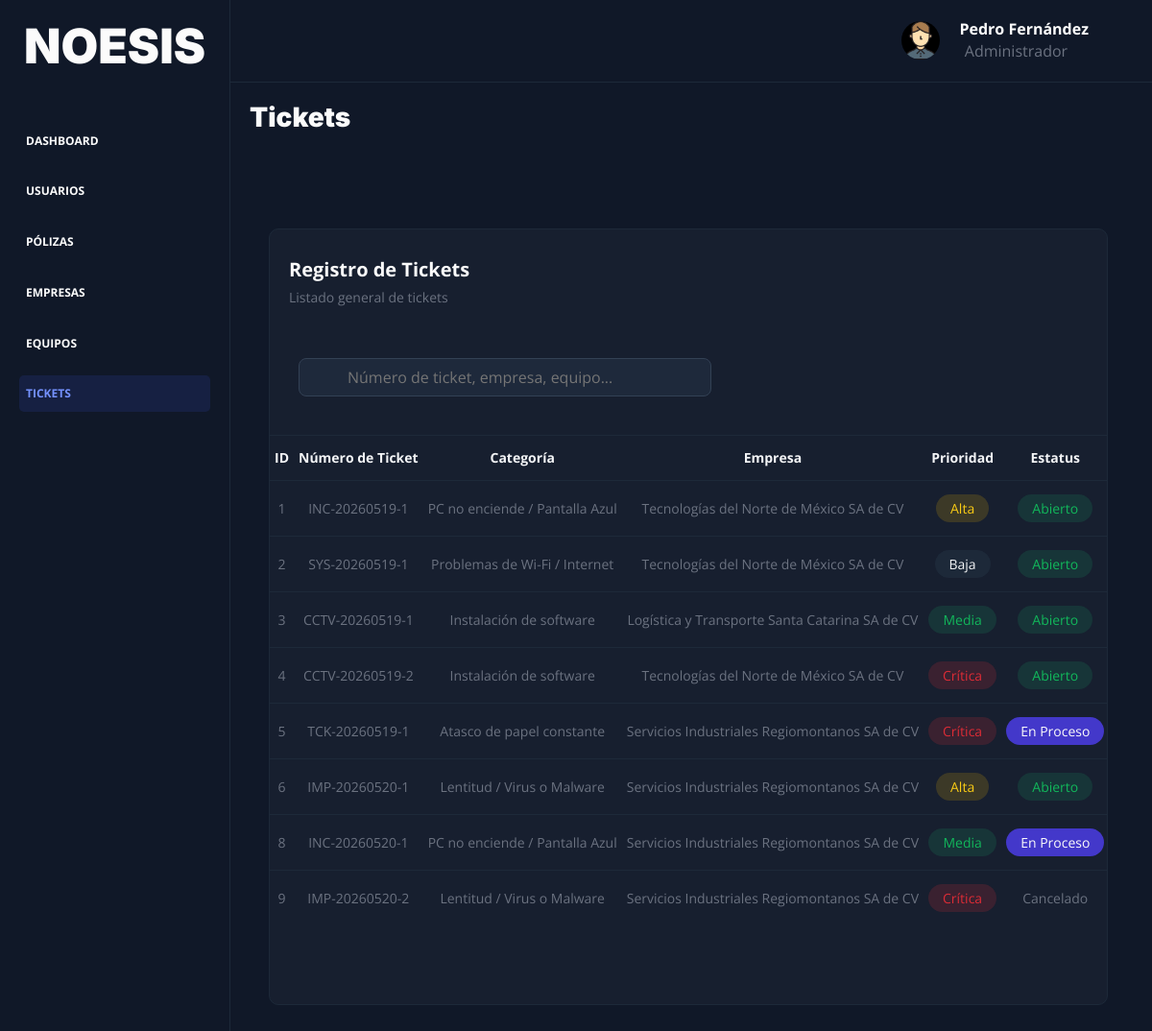
/tickets (signed in), run on an earlier commit of the app's database.
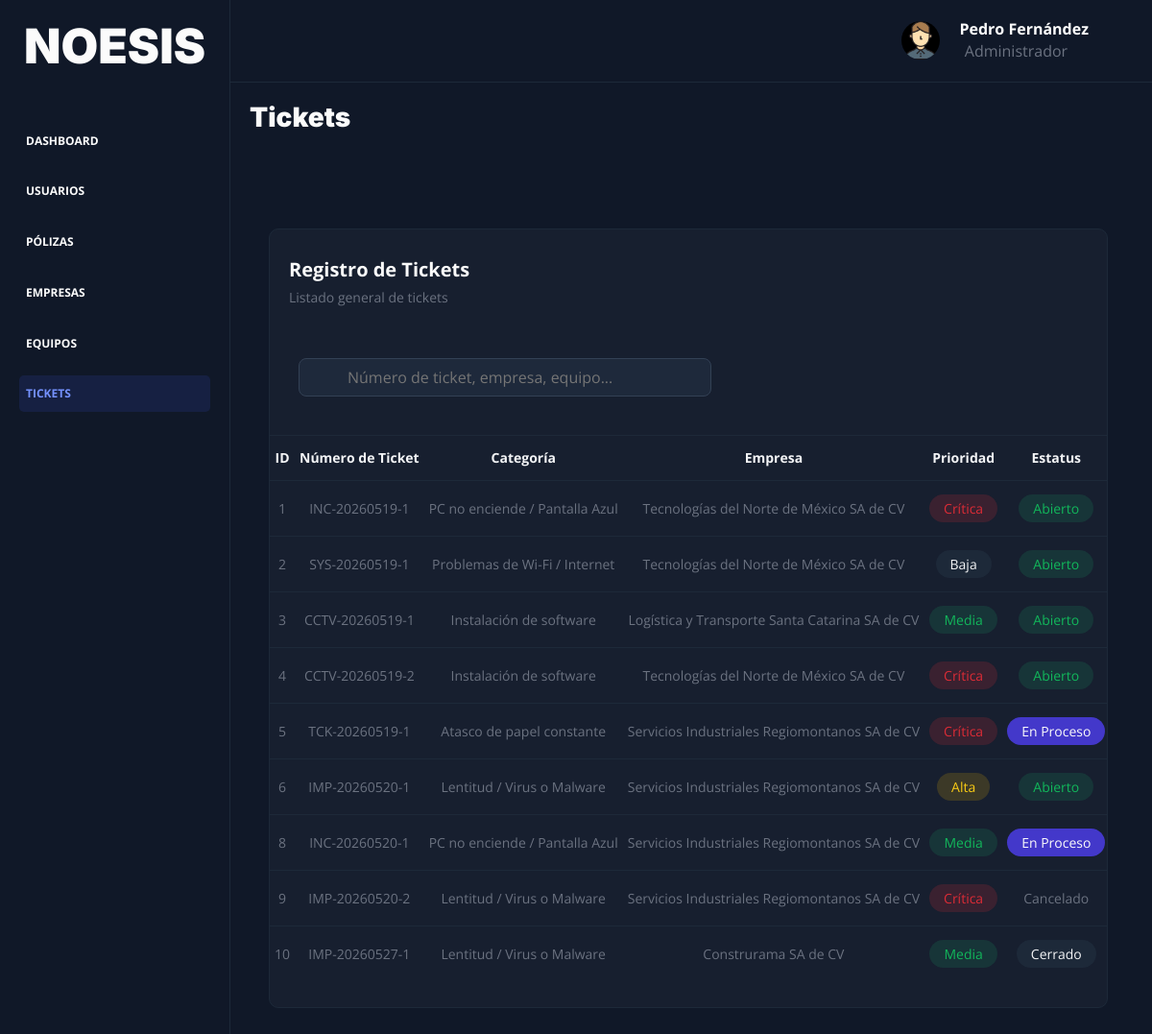
And on a later commit of the database.
### tables this page shows
CREATE TABLE `ticket` (
  `id` int NOT NULL AUTO_INCREMENT,
  `id_cliente` int DEFAULT NULL,
  `id_trabajador` int DEFAULT NULL,
  `id_equipo` int DEFAULT NULL,
  `id_empresa` int DEFAULT NULL,
  `id_categoria` int DEFAULT NULL,
  `numero_ticket` varchar(45) DEFAULT NULL,
  `prioridad` enum('Baja','Media','Alta','Crítica') DEFAULT 'Baja',
  `estatus` enum('Abierto','En Proceso','Cerrado','Cancelado') DEFAULT 'Abierto',
  `descripcion` varchar(255) DEFAULT NULL,
  `ruta_evidencia` varchar(100) DEFAULT NULL,
  `fecha_inicio` datetime DEFAULT CURRENT_TIMESTAMP,
  `fecha_actualizacion` datetime DEFAULT NULL,
  `fecha_final` datetime DEFAULT NULL,
  PRIMARY KEY (`id`),
  KEY `id_empresa_FK_idx` (`id_empresa`),
  KEY `id_ticket_cliente_FK` (`id_cliente`),
  KEY `id_ticket_trabajador_FK` (`id_trabajador`),
  KEY `id_ticket_equipo_FK` (`id_equipo`),
  KEY `id_ticket_categoria_FK_idx` (`id_categoria`),
  CONSTRAINT `id_ticket_categoria_FK` FOREIGN KEY (`id_categoria`) REFERENCES `ticket_categoria` (`id`),
  CONSTRAINT `id_ticket_cliente_FK` FOREIGN KEY (`id_cliente`) REFERENCES `cliente` (`id`),
  CONSTRAINT `id_ticket_empresa_FK` FOREIGN KEY (`id_empresa`) REFERENCES `empresa` (`id`),
  CONSTRAINT `id_ticket_equipo_FK` FOREIGN KEY (`id_equipo`) REFERENCES `equipo` (`id`),
  CONSTRAINT `id_ticket_trabajador_FK` FOREIGN KEY (`id_trabajador`) REFERENCES `trabajador` (`id`)
);

### controllers/TicketController.php (called while the page is built, shortened)
<?php
class TicketController {
    public static function tickets(Router $router) {
        $alertas = [];
        $rol = $_SESSION['rol'] ?? '';
        $id_empresa = $_SESSION['id_empresa'] ?? null;
        if ($rol === 'Administrador' || $rol === 'Técnico') {
            $tickets = Ticket::all() ?? [];
        } else {
            $tickets = Ticket::traerTickets($id_empresa);
            if (!is_array($tickets)) {
                $tickets = $tickets ? [$tickets] : [];
            }
        }
        $categorias = TicketCategoria::all();
        $empresas = Empresa::all();
        $mapaCategorias = [];
        foreach($categorias as $cat) {
            $mapaCategorias[$cat->id] = $cat->categoria_ticket;
        }
        $mapaEmpresas = [];
        foreach($empresas as $emp) {
            $mapaEmpresas[$emp->id] = $emp->nombre_fiscal;
        }
        foreach($tickets as $ticket) {
            $ticket->nombre_categoria = $mapaCategorias[$ticket->id_categoria] ?? 'Sin Categoría';
            $ticket->nombre_empresa = $mapaEmpresas[$ticket->id_empresa] ?? 'Sin Empresa';
        }
        $router->render('dashboard/tickets/tickets', [
            'titulo' => 'Tickets',
            'tickets' => $tickets,
            'alertas' => $alertas
        ]);
    }
}

### public/index.php (called while the page is built, shortened)
<?php
$router = new Router();
$router->get('/', [LoginController::class, 'Login']);
$router->post('/', [LoginController::class, 'Login']);
$router->get('/recuperar', [LoginController::class, 'recuperar']);
$router->post('/recuperar', [LoginController::class, 'recuperar']);
$router->get('/logout', [LoginController::class, 'logout']);
$router->get('/confirmar-cuenta', [LoginController::class, 'confirmarCuenta']);
$router->post('/confirmar-cuenta', [LoginController::class, 'confirmarCuenta']);
$router->get('/dashboard', [DashboardController::class, 'index']);
$router->get('/usuarios', [UsuariosController::class, 'usuarios']);
$router->get('/usuarios/agregar-trabajador', [UsuariosController::class, 'agregarUsuarioEmpleado']);
$router->post('/usuarios/agregar-trabajador', [UsuariosController::class, 'agregarUsuarioEmpleado']);
$router->post('/usuarios/eliminar-trabajador', [UsuariosController::class, 'eliminarUsuarioEmpleado']);
$router->get('/usuarios/editar-trabajador', [UsuariosController::class, 'editarUsuarioEmpleado']);
$router->post('/usuarios/editar-trabajador', [UsuariosController::class, 'editarUsuarioEmpleado']);
$router->get('/usuarios/agregar-cliente', [UsuariosController::class, 'agregarUsuarioCliente']);
$router->post('/usuarios/agregar-cliente', [UsuariosController::class, 'agregarUsuarioCliente']);
$router->post('/usuarios/eliminar-cliente', [UsuariosController::class, 'eliminarUsuarioCliente']);
$router->get('/usuarios/editar-cliente', [UsuariosController::class, 'editarUsuarioCliente']);
$router->post('/usuarios/editar-cliente', [UsuariosController::class, 'editarUsuarioCliente']);
$router->get('/empresas', [EmpresaController::class, 'empresas']);
$router->get('/empresas/agregar', [EmpresaController::class, 'agregarEmpresa']);
$router->post('/empresas/agregar', [EmpresaController::class, 'agregarEmpresa']);
$router->post('/empresas/eliminar', [EmpresaController::class, 'eliminarEmpresa']);
$router->get('/empresas/editar', [EmpresaController::class, 'editarEmpresa']);
$router->post('/empresas/editar', [EmpresaController::class, 'editarEmpresa']);
$router->get('/polizas', [PolizaController::class, 'polizas']);
$router->get('/polizas/agregar', [PolizaController::class, 'agregarPoliza']);
$router->post('/polizas/agregar', [PolizaController::class, 'agregarPoliza']);
$router->post('/polizas/eliminar', [PolizaController::class, 'eliminarPoliza']);
$router->get('/polizas/editar', [PolizaController::class, 'editarPoliza']);
$router->post('/polizas/editar', [PolizaController::class, 'editarPoliza']);
$router->get('/equipos', [EquipoController::class, 'equipos']);
$router->get('/equipos/agregar', [EquipoController::class, 'agregarEquipo']);
$router->post('/equipos/agregar', [EquipoController::class, 'agregarEquipo']);
$router->post('/equipos/eliminar', [EquipoController::class, 'eliminarEquipo']);
$router->get('/equipos/editar', [EquipoController::class, 'editarEquipo']);
$router->post('/equipos/editar', [EquipoController::class, 'editarEquipo']);
$router->get('/equipos/ver', [EquipoController::class, 'verEquipo']);
$router->get('/empresas/ver', [EmpresaController::class, 'verEmpresa']);
$router->get('/tickets', [TicketController::class, 'tickets']);
$router->get('/tickets/agregar', [TicketController::class, 'agregarTicket']);
$router->post('/tickets/agregar', [TicketController::class, 'agregarTicket']);
$router->get('/tickets/editar', [TicketController::class, 'editarTicket']);
$router->post('/tickets/editar', [TicketController::class, 'editarTicket']);
$router->get('/tickets/detalle', [TicketController::class, 'verDetalleTicket']);
$router->get('/tickets/seguimiento', [TicketController::class, 'seguimientoTecnico']);
$router->post('/tickets/seguimiento', [TicketController::class, 'seguimientoTecnico']);
$router->comprobarRutas();

### models/ActiveRecord.php (called while the page is built, shortened)
<?php
class ActiveRecord {
    protected static $db;
    protected static $tabla = '';
    public static function setDB($database) {
        self::$db = $database;
    }
    public static function all() {
        $query = "SELECT * FROM " . static::$tabla;
        $resultado = self::consultarSQL($query);
        return $resultado;
    }
    public static function consultarSQL($query) {
        $resultado = self::$db->query($query);
        $array = [];
        while($registro = $resultado->fetch_assoc()) {
            $array[] = static::crearObjeto($registro);
        }
        return $array;
    }
    protected static function crearObjeto($registro) {
        $objeto = new static;
        foreach($registro as $key => $value) {
            if(property_exists($objeto, $key)) {
                $objeto->$key = $value;
            }
        }
        return $objeto;
    }
}

### views/dashboard/tickets/tickets.php (the view, shortened to what this page needs)
<?php include_once __DIR__ . '/../header-dashboard.php'; ?>
<div class="cuerpo-contenedor">
    <h3>Tickets</h3>
    <div class="contenedor">
        <div class="encabezado-tabla">
            <div class="texto">
                <h4>Registro de Tickets</h4>
                <p>Listado general de tickets</p>
            </div>
        </div>
        <div class="contenedor-buscador-agregar">
            <div class="contenedor-buscador">
                <input
                    type="text"
                    class="input-buscador filtro"
                    placeholder="Número de ticket, empresa, equipo..."
                >
            </div>
        </div>
        <div class="contenedor-tabla">
            <table class="tabla">
                <thead>
                    <tr>
                        <th>ID</th>
                        <th>Número de Ticket</th>
                        <th>Categoría</th>
                        <th>Empresa</th>
                        <th>Prioridad</th>
                        <th>Estatus</th>
                    </tr>
                </thead>
                <tbody>
                    <?php foreach($tickets as $ticket): ?>
                        <tr>
                            <td><?php echo $ticket->id; ?></td>
                            <td><?php echo $ticket->numero_ticket; ?></td>
                            <td><?php echo $ticket->nombre_categoria; ?></td>
                            <td><?php echo $ticket->nombre_empresa; ?></td>
                            <td>
                                <?php
                                    $clase = '';
                                    switch($ticket->prioridad) {
                                        case 'Baja':
                                            $clase = 'tabla-bandera-gris';
                                            break;
                                        case 'Media':
                                            $clase = 'tabla-bandera-verde';
                                            break;
                                        case 'Alta':
                                            $clase = 'tabla-bandera-amarilla';
                                            break;
                                        case 'Crítica':
                                            $clase = 'tabla-bandera-roja';
                                            break;
                                    }
                                ?>
                                <span class="<?php echo $clase; ?>">
                                    <?php echo $ticket->prioridad; ?>
                                </span>
                            </td>
                            <td>
                                <?php
                                    $clase = '';
                                    switch($ticket->estatus) {
                                        case 'Abierto':
                                            $clase = 'tabla-bandera-verde';
                                            break;
                                        case 'En Proceso':
                                            $clase = 'tabla-bandera-azul';
                                            break;
                                        case 'Cerrado':
                                            $clase = 'tabla-bandera-gris';
                                            break;
                                        case 'Cancelado':
                                            $clase = 'tabla-bandera-roja';
                                        default:
                                            $clase = '';
                                            break;
                                    }
                                ?>
                                <span class="<?php echo $clase; ?>">
                                    <?php echo $ticket->estatus; ?>
                                </span>
                            </td>
                        </tr>
                    <?php endforeach; ?>
                </tbody>
            </table>
        </div>
    </div>
</div>
<?php
    include_once __DIR__ . '/../footer-dashboard.php';
?>

### views/dashboard/header-dashboard.php
<div class="dashboard">
    <?php include_once __DIR__ . '/../templates/sidebar.php'; ?>
    <div class="principal">
        <?php include_once __DIR__ . '/../templates/barra.php'; ?>
        <div class="contenido">

### views/templates/sidebar.php (shortened to what this page needs)
<aside class="sidebar">
    <h2>NOESIS</h2>
    <?php
        $rol = $_SESSION['rol'] ?? '';
    ?>
    <nav class="sidebar-nav">
        <a class="<?php echo(str_contains($titulo, 'Dashboard')) ? 'activo' : '' ?>" href="/dashboard">Dashboard</a>
        <?php if(in_array($rol, ['Administrador'])): ?>
            <a class="<?php echo(str_contains($titulo, 'Usuarios')) ? 'activo' : '' ?>" href="/usuarios">Usuarios</a>
            <a class="<?php echo(str_contains($titulo, 'Pólizas')) ? 'activo' : '' ?>" href="/polizas">Pólizas</a>
        <?php endif; ?>
        <?php if(in_array($rol, ['Administrador', 'Técnico'])): ?>
            <a class="<?php echo(str_contains($titulo, 'Empresas')) ? 'activo' : '' ?>" href="/empresas">Empresas</a>
        <?php endif; ?>
        <a class="<?php echo(str_contains($titulo, 'Equipos')) ? 'activo' : '' ?>" href="/equipos">Equipos</a>
        <a class="<?php echo(str_contains($titulo, 'Tickets')) ? 'activo' : '' ?>" href="/tickets">Tickets</a>
    </nav>
</aside>

### views/templates/barra.php (shortened to what this page needs)
<div class="barra">
    <div class="contenedor-perfil-usuario">
        <?php include_once __DIR__ . '/../templates/dropdown-perfil.php'; ?>
    </div>
</div>

### views/templates/dropdown-perfil.php (shortened to what this page needs)
<div class="dropdown">
    <button class="dropdown__btn perfil-usuario" type="button">
        <img src="<?php echo $_SESSION['usuario']['avatar'] ?? '/build/img/dashboard/user-default.png'; ?>" alt="Avatar del usuario">
        <div class="texto-perfil">
            <span class="nombre-usuario"><?php echo $_SESSION['nombre'] ?? 'Sin nombre'; ?></span>
        <span class="tipo-usuario">
            <?php echo $_SESSION['rol']; ?>
            <i class="fa-solid fa-angle-down dropdown__icono"></i>
        </span>
        </div>
    </button>
</div>

### views/dashboard/footer-dashboard.php
        </div>
    </div>
</div>

### Router.php (shortened to what this page needs)
<?php
class Router
{
    public array $getRoutes = [];
    public array $postRoutes = [];
    public function get($url, $fn)
    {
        $this->getRoutes[$url] = $fn;
    }
    public function post($url, $fn)
    {
        $this->postRoutes[$url] = $fn;
    }
    public function comprobarRutas()
    {
        $currentUrl = $_SERVER['PATH_INFO'] ?? '/';
        $method = $_SERVER['REQUEST_METHOD'];
        if ($method === 'GET') {
            $fn = $this->getRoutes[$currentUrl] ?? null;
        } else {
            $fn = $this->postRoutes[$currentUrl] ?? null;
        }
        if ( $fn ) {
            call_user_func($fn, $this);
        } else {
            echo "Página No Encontrada o Ruta no válida";
        }
    }
    public function render($view, $datos = [])
    {
        include_once __DIR__ . "/views/$view.php";
        $contenido = ob_get_clean();
        include_once __DIR__ . '/views/layout.php';
    }
}

### views/layout.php (shortened to what this page needs)
<!DOCTYPE html>
<html lang="es">
<head>
    <link rel="stylesheet" href="/build/vendor/css/sweetalert2.min.css">
    <link rel="stylesheet" href="/build/vendor/css/select2.min.css">
    <link rel="stylesheet" href="/build/vendor/css/flatpickr.min.css">
    <link rel="stylesheet" href="/build/vendor/css/flatpickr-dark.css">
    <link rel="stylesheet" href="/build/css/app.css">
    <link rel="stylesheet" href="https://printjs-4de6.kxcdn.com/print.min.css">
</head>
<body>
    <?php echo $contenido; ?>
</body>
</html>

What changed in the data, as far as the page shows it:
changed ticket "INC-20260519-1": prioridad "Alta" → "Crítica"
added ticket: id "10", numero_ticket "IMP-20260527-1", id_categoria "Lentitud / Virus o Malware", id_empresa "Construrama SA de CV", prioridad "Media", estatus "Cerrado"
